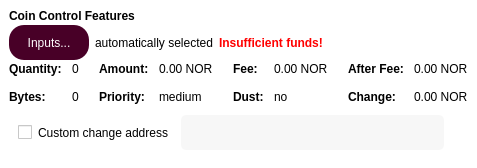
             <widget class="QFrame" name="frameCoinControl">
              <property name="sizePolicy">
               <sizepolicy hsizetype="Expanding" vsizetype="Expanding">
                <horstretch>0</horstretch>
                <verstretch>0</verstretch>
               </sizepolicy>
              </property>
              <property name="maximumSize">
               <size>
                <width>16777215</width>
                <height>16777215</height>
               </size>
              </property>
              <property name="styleSheet">
               <string notr="true">background-color: rgb(255, 255, 255);
border:0;
</string>
              </property>
              <property name="frameShape">
               <enum>QFrame::StyledPanel</enum>
              </property>
              <property name="frameShadow">
               <enum>QFrame::Sunken</enum>
              </property>
              <layout class="QVBoxLayout" name="verticalLayoutCoinControl2">
               <property name="spacing">
                <number>0</number>
               </property>
               <property name="leftMargin">
                <number>9</number>
               </property>
               <property name="topMargin">
                <number>9</number>
               </property>
               <property name="rightMargin">
                <number>9</number>
               </property>
               <property name="bottomMargin">
                <number>9</number>
               </property>
               <item>
                <layout class="QVBoxLayout" name="verticalLayoutCoinControl" stretch="0,0,0,0">
                 <property name="spacing">
                  <number>0</number>
                 </property>
                 <property name="leftMargin">
                  <number>0</number>
                 </property>
                 <property name="topMargin">
                  <number>0</number>
                 </property>
                 <item>
                  <layout class="QHBoxLayout" name="horizontalLayoutCoinControl1">
                   <property name="spacing">
                    <number>0</number>
                   </property>
                   <property name="bottomMargin">
                    <number>2</number>
                   </property>
                   <item>
                    <widget class="QLabel" name="labelCoinControlFeatures">
                     <property name="sizePolicy">
                      <sizepolicy hsizetype="Preferred" vsizetype="Maximum">
                       <horstretch>0</horstretch>
                       <verstretch>0</verstretch>
                      </sizepolicy>
                     </property>
                     <property name="font">
                      <font>
                       <weight>75</weight>
                       <bold>true</bold>
                      </font>
                     </property>
                     <property name="styleSheet">
                      <string notr="true">font-weight:bold;</string>
                     </property>
                     <property name="text">
                      <string>Coin Control Features</string>
                     </property>
                    </widget>
                   </item>
                  </layout>
                 </item>
                 <item>
                  <layout class="QHBoxLayout" name="horizontalLayoutCoinControl2" stretch="0,0,0,0">
                   <property name="spacing">
                    <number>6</number>
                   </property>
                   <property name="bottomMargin">
                    <number>2</number>
                   </property>
                   <item>
                    <widget class="QPushButton" name="pushButtonCoinControl">
                     <property name="minimumSize">
                      <size>
                       <width>80</width>
                       <height>35</height>
                      </size>
                     </property>
                     <property name="maximumSize">
                      <size>
                       <width>100</width>
                       <height>35</height>
                      </size>
                     </property>
                     <property name="styleSheet">
                      <string notr="true">background-color: #480027;
color: white;
border-radius:15px;
height:35px;
width:50px;
border-width:0px;</string>
                     </property>
                     <property name="text">
                      <string>Inputs...</string>
                     </property>
                     <property name="autoDefault">
                      <bool>false</bool>
                     </property>
                    </widget>
                   </item>
                   <item>
                    <widget class="QLabel" name="labelCoinControlAutomaticallySelected">
                     <property name="text">
                      <string>automatically selected</string>
                     </property>
                     <property name="margin">
                      <number>5</number>
                     </property>
                    </widget>
                   </item>
                   <item>
                    <widget class="QLabel" name="labelCoinControlInsuffFunds">
                     <property name="font">
                      <font>
                       <weight>75</weight>
                       <bold>true</bold>
                      </font>
                     </property>
                     <property name="styleSheet">
                      <string notr="true">color:red;font-weight:bold;</string>
                     </property>
                     <property name="text">
                      <string>Insufficient funds!</string>
                     </property>
                     <property name="margin">
                      <number>5</number>
                     </property>
                    </widget>
                   </item>
                   <item>
                    <spacer name="horizontalSpacerCoinControl">
                     <property name="orientation">
                      <enum>Qt::Horizontal</enum>
                     </property>
                     <property name="sizeHint" stdset="0">
                      <size>
                       <width>40</width>
                       <height>1</height>
                      </size>
                     </property>
                    </spacer>
                   </item>
                  </layout>
                 </item>
                 <item>
                  <widget class="QWidget" name="widgetCoinControl" native="true">
                   <property name="sizePolicy">
                    <sizepolicy hsizetype="Preferred" vsizetype="Preferred">
                     <horstretch>0</horstretch>
                     <verstretch>0</verstretch>
                    </sizepolicy>
                   </property>
                   <property name="minimumSize">
                    <size>
                     <width>0</width>
                     <height>0</height>
                    </size>
                   </property>
                   <property name="styleSheet">
                    <string notr="true"/>
                   </property>
                   <layout class="QHBoxLayout" name="horizontalLayoutCoinControl5">
                    <property name="leftMargin">
                     <number>0</number>
                    </property>
                    <property name="topMargin">
                     <number>0</number>
                    </property>
                    <property name="rightMargin">
                     <number>0</number>
                    </property>
                    <property name="bottomMargin">
                     <number>0</number>
                    </property>
                    <item>
                     <layout class="QHBoxLayout" name="horizontalLayoutCoinControl3" stretch="0,0,0,1">
                      <property name="spacing">
                       <number>20</number>
                      </property>
                      <property name="topMargin">
                       <number>0</number>
                      </property>
                      <property name="bottomMargin">
                       <number>10</number>
                      </property>
                      <item>
                       <layout class="QFormLayout" name="formLayoutCoinControl1">
                        <property name="horizontalSpacing">
                         <number>10</number>
                        </property>
                        <property name="verticalSpacing">
                         <number>14</number>
                        </property>
                        <property name="leftMargin">
                         <number>0</number>
                        </property>
                        <property name="topMargin">
                         <number>0</number>
                        </property>
                        <property name="rightMargin">
                         <number>0</number>
                        </property>
                        <item row="0" column="0">
                         <widget class="QLabel" name="labelCoinControlQuantityText">
                          <property name="font">
                           <font>
                            <weight>75</weight>
                            <bold>true</bold>
                           </font>
                          </property>
                          <property name="text">
                           <string>Quantity:</string>
                          </property>
                          <property name="margin">
                           <number>0</number>
                          </property>
                         </widget>
                        </item>
                        <item row="0" column="1">
                         <widget class="QLabel" name="labelCoinControlQuantity">
                          <property name="cursor">
                           <cursorShape>IBeamCursor</cursorShape>
                          </property>
                          <property name="contextMenuPolicy">
                           <enum>Qt::ActionsContextMenu</enum>
                          </property>
                          <property name="text">
                           <string notr="true">0</string>
                          </property>
                          <property name="margin">
                           <number>0</number>
                          </property>
                          <property name="textInteractionFlags">
                           <set>Qt::LinksAccessibleByMouse|Qt::TextSelectableByKeyboard|Qt::TextSelectableByMouse</set>
                          </property>
                         </widget>
                        </item>
                        <item row="1" column="0">
                         <widget class="QLabel" name="labelCoinControlBytesText">
                          <property name="font">
                           <font>
                            <weight>75</weight>
                            <bold>true</bold>
                           </font>
                          </property>
                          <property name="text">
                           <string>Bytes:</string>
                          </property>
                         </widget>
                        </item>
                        <item row="1" column="1">
                         <widget class="QLabel" name="labelCoinControlBytes">
                          <property name="cursor">
                           <cursorShape>IBeamCursor</cursorShape>
                          </property>
                          <property name="contextMenuPolicy">
                           <enum>Qt::ActionsContextMenu</enum>
                          </property>
                          <property name="text">
                           <string notr="true">0</string>
                          </property>
                          <property name="textInteractionFlags">
                           <set>Qt::LinksAccessibleByMouse|Qt::TextSelectableByKeyboard|Qt::TextSelectableByMouse</set>
                          </property>
                         </widget>
                        </item>
                       </layout>
                      </item>
                      <item>
                       <layout class="QFormLayout" name="formLayoutCoinControl2">
                        <property name="horizontalSpacing">
                         <number>10</number>
                        </property>
                        <property name="verticalSpacing">
                         <number>14</number>
                        </property>
                        <property name="leftMargin">
                         <number>0</number>
                        </property>
                        <property name="topMargin">
                         <number>0</number>
                        </property>
                        <property name="rightMargin">
                         <number>0</number>
                        </property>
                        <item row="0" column="0">
                         <widget class="QLabel" name="labelCoinControlAmountText">
                          <property name="font">
                           <font>
                            <weight>75</weight>
                            <bold>true</bold>
                           </font>
                          </property>
                          <property name="text">
                           <string>Amount:</string>
                          </property>
                          <property name="margin">
                           <number>0</number>
                          </property>
                         </widget>
                        </item>
                        <item row="0" column="1">
                         <widget class="QLabel" name="labelCoinControlAmount">
                          <property name="cursor">
                           <cursorShape>IBeamCursor</cursorShape>
                          </property>
                          <property name="contextMenuPolicy">
                           <enum>Qt::ActionsContextMenu</enum>
                          </property>
                          <property name="text">
                           <string notr="true">0.00 NOR</string>
                          </property>
                          <property name="textInteractionFlags">
                           <set>Qt::LinksAccessibleByMouse|Qt::TextSelectableByKeyboard|Qt::TextSelectableByMouse</set>
                          </property>
                         </widget>
                        </item>
                        <item row="1" column="0">
                         <widget class="QLabel" name="labelCoinControlPriorityText">
                          <property name="font">
                           <font>
                            <weight>75</weight>
                            <bold>true</bold>
                           </font>
                          </property>
                          <property name="text">
                           <string>Priority:</string>
                          </property>
                         </widget>
                        </item>
                        <item row="1" column="1">
                         <widget class="QLabel" name="labelCoinControlPriority">
                          <property name="cursor">
                           <cursorShape>IBeamCursor</cursorShape>
                          </property>
                          <property name="contextMenuPolicy">
                           <enum>Qt::ActionsContextMenu</enum>
                          </property>
                          <property name="text">
                           <string notr="true">medium</string>
                          </property>
                          <property name="textInteractionFlags">
                           <set>Qt::LinksAccessibleByMouse|Qt::TextSelectableByKeyboard|Qt::TextSelectableByMouse</set>
                          </property>
                         </widget>
                        </item>
                       </layout>
                      </item>
                      <item>
                       <layout class="QFormLayout" name="formLayoutCoinControl3">
                        <property name="horizontalSpacing">
                         <number>10</number>
                        </property>
                        <property name="verticalSpacing">
                         <number>14</number>
                        </property>
                        <property name="leftMargin">
                         <number>0</number>
                        </property>
                        <property name="topMargin">
                         <number>0</number>
                        </property>
                        <property name="rightMargin">
                         <number>0</number>
                        </property>
                        <item row="0" column="0">
                         <widget class="QLabel" name="labelCoinControlFeeText">
                          <property name="font">
                           <font>
                            <weight>75</weight>
                            <bold>true</bold>
                           </font>
                          </property>
                          <property name="text">
                           <string>Fee:</string>
                          </property>
                          <property name="margin">
                           <number>0</number>
                          </property>
                         </widget>
                        </item>
                        <item row="0" column="1">
                         <widget class="QLabel" name="labelCoinControlFee">
                          <property name="cursor">
                           <cursorShape>IBeamCursor</cursorShape>
                          </property>
                          <property name="contextMenuPolicy">
                           <enum>Qt::ActionsContextMenu</enum>
                          </property>
                          <property name="text">
                           <string notr="true">0.00 NOR</string>
                          </property>
                          <property name="textInteractionFlags">
                           <set>Qt::LinksAccessibleByMouse|Qt::TextSelectableByKeyboard|Qt::TextSelectableByMouse</set>
                          </property>
                         </widget>
                        </item>
                        <item row="1" column="0">
                         <widget class="QLabel" name="labelCoinControlLowOutputText">
                          <property name="font">
                           <font>
                            <weight>75</weight>
                            <bold>true</bold>
                           </font>
                          </property>
                          <property name="text">
                           <string>Dust:</string>
                          </property>
                         </widget>
                        </item>
                        <item row="1" column="1">
                         <widget class="QLabel" name="labelCoinControlLowOutput">
                          <property name="cursor">
                           <cursorShape>IBeamCursor</cursorShape>
                          </property>
                          <property name="contextMenuPolicy">
                           <enum>Qt::ActionsContextMenu</enum>
                          </property>
                          <property name="text">
                           <string notr="true">no</string>
                          </property>
                          <property name="textInteractionFlags">
                           <set>Qt::LinksAccessibleByMouse|Qt::TextSelectableByKeyboard|Qt::TextSelectableByMouse</set>
                          </property>
                         </widget>
                        </item>
                       </layout>
                      </item>
                      <item>
                       <layout class="QFormLayout" name="formLayoutCoinControl4">
                        <property name="horizontalSpacing">
                         <number>10</number>
                        </property>
                        <property name="verticalSpacing">
                         <number>14</number>
                        </property>
                        <property name="leftMargin">
                         <number>0</number>
                        </property>
                        <property name="topMargin">
                         <number>0</number>
                        </property>
                        <property name="rightMargin">
                         <number>0</number>
                        </property>
                        <item row="0" column="0">
                         <widget class="QLabel" name="labelCoinControlAfterFeeText">
                          <property name="font">
                           <font>
                            <weight>75</weight>
                            <bold>true</bold>
                           </font>
                          </property>
                          <property name="text">
                           <string>After Fee:</string>
                          </property>
                          <property name="margin">
                           <number>0</number>
                          </property>
                         </widget>
                        </item>
                        <item row="0" column="1">
                         <widget class="QLabel" name="labelCoinControlAfterFee">
                          <property name="cursor">
                           <cursorShape>IBeamCursor</cursorShape>
                          </property>
                          <property name="contextMenuPolicy">
                           <enum>Qt::ActionsContextMenu</enum>
                          </property>
                          <property name="text">
                           <string notr="true">0.00 NOR</string>
                          </property>
                          <property name="textInteractionFlags">
                           <set>Qt::LinksAccessibleByMouse|Qt::TextSelectableByKeyboard|Qt::TextSelectableByMouse</set>
                          </property>
                         </widget>
                        </item>
                        <item row="1" column="0">
                         <widget class="QLabel" name="labelCoinControlChangeText">
                          <property name="font">
                           <font>
                            <weight>75</weight>
                            <bold>true</bold>
                           </font>
                          </property>
                          <property name="text">
                           <string>Change:</string>
                          </property>
                         </widget>
                        </item>
                        <item row="1" column="1">
                         <widget class="QLabel" name="labelCoinControlChange">
                          <property name="cursor">
                           <cursorShape>IBeamCursor</cursorShape>
                          </property>
                          <property name="contextMenuPolicy">
                           <enum>Qt::ActionsContextMenu</enum>
                          </property>
                          <property name="text">
                           <string notr="true">0.00 NOR</string>
                          </property>
                          <property name="textInteractionFlags">
                           <set>Qt::LinksAccessibleByMouse|Qt::TextSelectableByKeyboard|Qt::TextSelectableByMouse</set>
                          </property>
                         </widget>
                        </item>
                       </layout>
                      </item>
                     </layout>
                    </item>
                   </layout>
                  </widget>
                 </item>
                 <item>
                  <widget class="QWidget" name="coinControlChange" native="true">
                   <layout class="QHBoxLayout" name="horizontalLayoutCoinControl4" stretch="0,0,0">
                    <property name="spacing">
                     <number>12</number>
                    </property>
                    <property name="sizeConstraint">
                     <enum>QLayout::SetDefaultConstraint</enum>
                    </property>
                    <property name="topMargin">
                     <number>1</number>
                    </property>
                    <property name="rightMargin">
                     <number>5</number>
                    </property>
                    <item>
                     <widget class="QCheckBox" name="checkBoxCoinControlChange">
                      <property name="toolTip">
                       <string>If this is activated, but the change address is empty or invalid, change will be sent to a newly generated address.</string>
                      </property>
                      <property name="text">
                       <string>Custom change address</string>
                      </property>
                     </widget>
                    </item>
                    <item>
                     <widget class="QValidatedLineEdit" name="lineEditCoinControlChange">
                      <property name="enabled">
                       <bool>false</bool>
                      </property>
                      <property name="sizePolicy">
                       <sizepolicy hsizetype="Expanding" vsizetype="Fixed">
                        <horstretch>0</horstretch>
                        <verstretch>0</verstretch>
                       </sizepolicy>
                      </property>
                      <property name="minimumSize">
                       <size>
                        <width>0</width>
                        <height>35</height>
                       </size>
                      </property>
                      <property name="maximumSize">
                       <size>
                        <width>16777215</width>
                        <height>35</height>
                       </size>
                      </property>
                      <property name="styleSheet">
                       <string notr="true">background-color:rgba(247, 247, 247, 250);
color:black;
border-radius:5px;
border-style:solid;
border-color:gray;
border-width:thin;
padding-left: 10;
</string>
                      </property>
                     </widget>
                    </item>
                    <item>
                     <widget class="QLabel" name="labelCoinControlChangeLabel">
                      <property name="sizePolicy">
                       <sizepolicy hsizetype="Preferred" vsizetype="Expanding">
                        <horstretch>0</horstretch>
                        <verstretch>0</verstretch>
                       </sizepolicy>
                      </property>
                      <property name="minimumSize">
                       <size>
                        <width>0</width>
                        <height>0</height>
                       </size>
                      </property>
                      <property name="text">
                       <string/>
                      </property>
                      <property name="margin">
                       <number>3</number>
                      </property>
                     </widget>
                    </item>
                   </layout>
                  </widget>
                 </item>
                </layout>
               </item>
              </layout>
             </widget>
